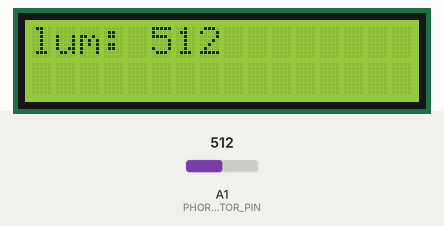
Simulated run of this sketch. Board: Arduino Uno, built with avr-gcc and run on an emulated ATmega328P. Shown: 16×2 character LCD. Inputs (shaded band) come from the test bench; at power-on: A1 (PHORORESISTOR_PIN) = 512. What the sketch prints to the serial monitor is not drawn.

Above: at 1.2 s.
1.3 s: A1 (PHORORESISTOR_PIN) set to 716
At 1.9 s:
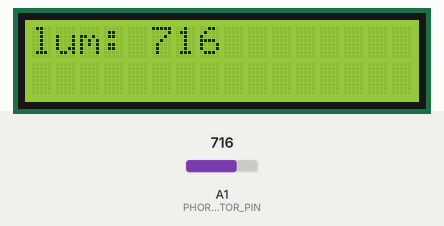
3.0 s: A1 (PHORORESISTOR_PIN) set to 900
At 4.2 s:
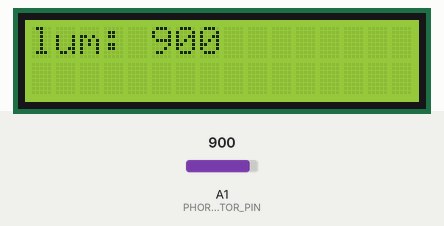
4.5 s: A1 (PHORORESISTOR_PIN) set to 1023
At 5.8 s:
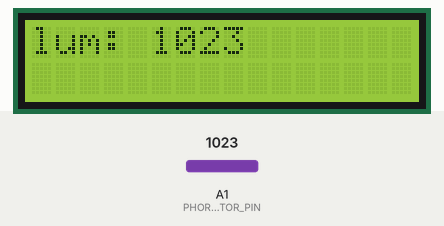
Timing chart, 0 to 7.5 s (numbered marks = the images above; inputs shaded):
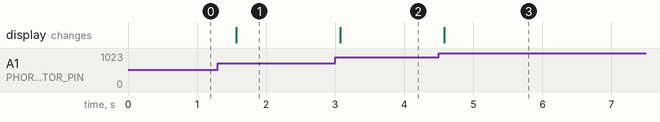

The sketch:

Photoresistance_avec__cran_Code.ino
```cpp
#define PHORORESISTOR_PIN A1
#include <LiquidCrystal.h>
LiquidCrystal lcd(8, 9, 4, 5, 6, 7);


void setup(){
    lcd.begin(16, 2);
    pinMode(A1, INPUT);
    Serial.begin(9600);
}

void loop(){
    lcd.setCursor(0, 0);
    lcd.print("lum: ");
    lcd.print(analogRead(A1));
    Serial.print("lum: ");
    Serial.println(analogRead(A1));
    delay(500);
}
```

Measured:
- after the input at 1.3 s, the display: changes after 0.27 s (image 1)
- after the input at 3.0 s, the display: changes after 0.07 s (image 2)
- after the input at 4.5 s, the display: changes after 0.08 s (image 3)
